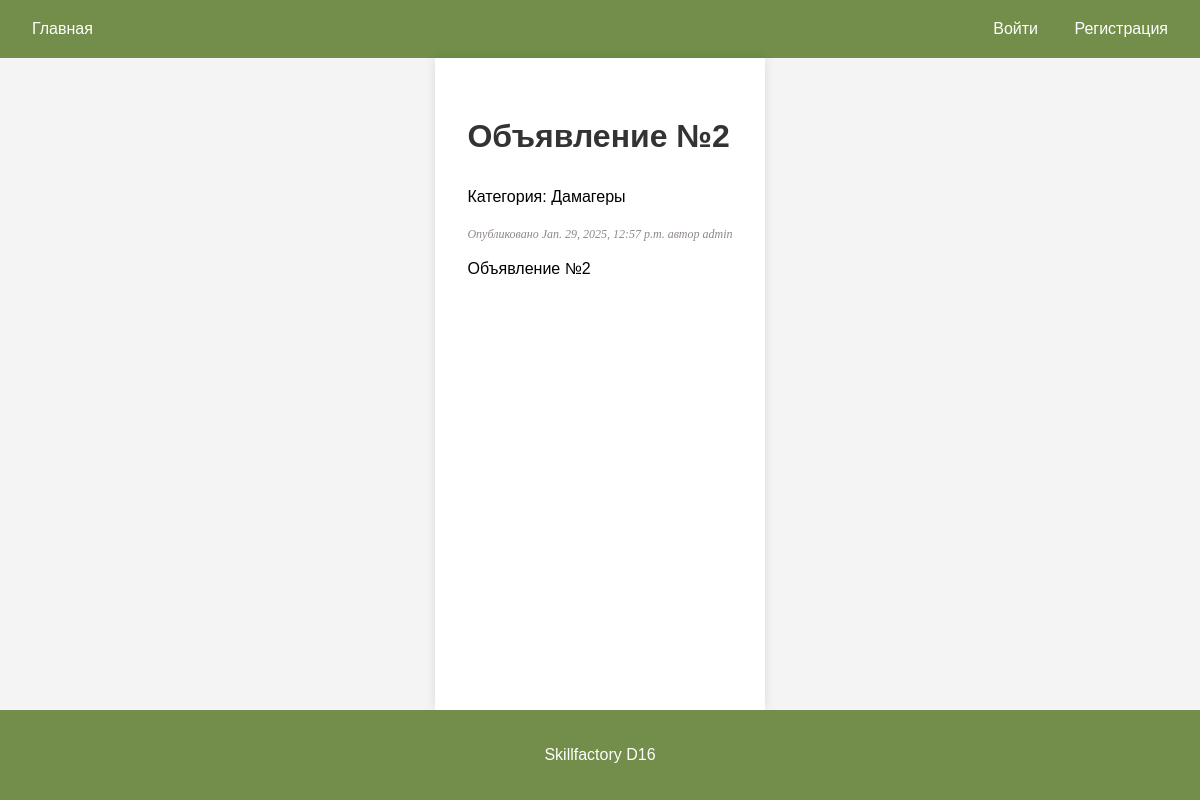
Page /2/ on the committed database.
### board_d16/models.py (models this page shows, shortened)
class Advertisement(models.Model):
    title = models.CharField(max_length=200, )
    content = models.TextField()
    author = models.ForeignKey(User, on_delete=models.CASCADE)
    category = models.ForeignKey(Category, on_delete=models.CASCADE)
    created_at = models.DateTimeField(auto_now_add=True)
    image = models.ImageField(upload_to='advertisements/', blank=True, null=True)
    video_url = models.URLField(blank=True, null=True)
    class Meta:
        verbose_name = "Объявление"
        verbose_name_plural = "Объявления"

class Category(models.Model):
    CATEGORY_CHOICES = [
        ('TK', 'Танки'),
        ('HL', 'Хилы'),
        ('DD', 'Дамагеры'),
        ('MC', 'Торговцы'),
        ('GM', 'Гилдмастеры'),
        ('QG', 'Квестгиверы'),
        ('BS', 'Кузнецы'),
        ('TN', 'Кожевники'),
        ('PM', 'Зельевары'),
        ('SM', 'Мастера заклинаний'),
    ]
    name = models.CharField(max_length=2, choices=CATEGORY_CHOICES, unique=True)
    def __str__(self):
        return self.get_name_display()

### board_d16/views.py (the view)
# urls.py: path('<int:pk>/', AdvertisementDetailView.as_view(), name='advertisement_detail'),
class AdvertisementDetailView(DetailView):
    model = Advertisement
    template_name = 'advertisement_detail.html'
    context_object_name = 'advertisement'
    def get_context_data(self, **kwargs):
        context = super().get_context_data(**kwargs)
        context['response_form'] = ResponseForm()
        return context

### board_d16/templates/advertisement_detail.html (shortened to what this page needs)
{% extends 'base.html' %}
{% block content %}
    <h1>{{ advertisement.title }}</h1>
    <p>Категория: {{ advertisement.category }}</p>
    <p class="date">Опубликовано {{ advertisement.created_at }} автор {{ advertisement.author }}
    <div>{{ advertisement.content|safe }}</div>
{% endblock %}

### board_d16/static/css/style.css (style rules this page uses)
html, body { height: 100%; margin: 0; padding: 0; }
body { font-family: Arial, sans-serif; line-height: 1.6; background-color: #f4f4f4; display: flex; flex-direction: column; }
h1, h2 { color: #333; }
p.date { color: #8f8787; font-family: georgia, serif; font-size: 12px; font-style: italic; }

### rows in the picture
Advertisement: title "Объявление №2", category "Дамагеры", created_at "Jan. 29, 2025, 12:57 p.m.", author "admin", content "Объявление №2"
